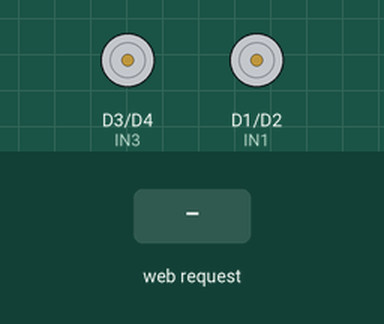
The sketch below on a simulated ESP8266 (NodeMCU). On the bench: motor-driver pin pairs drawn as motors (green arrow = first pin HIGH = forward, orange = second pin HIGH = backward, longer = more drive). The inputs (shaded band) are chosen by the test bench. What the sketch prints to the serial monitor is not drawn.

Above: at 1.2 s.
1.3 s: HTTP request GET /F received
At 2.2 s:
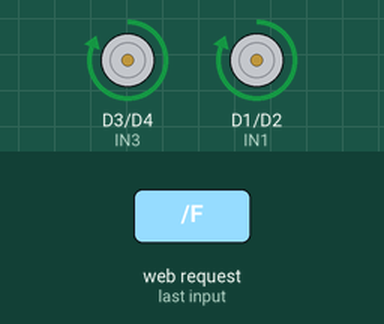
2.8 s: HTTP request GET /B received
At 3.3 s:
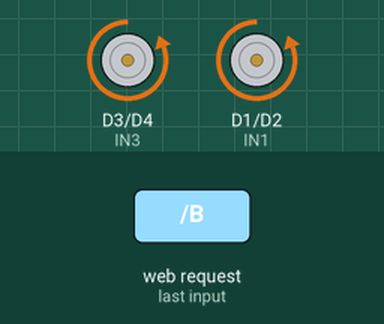
4.3 s: HTTP request GET /L received
At 5.5 s:
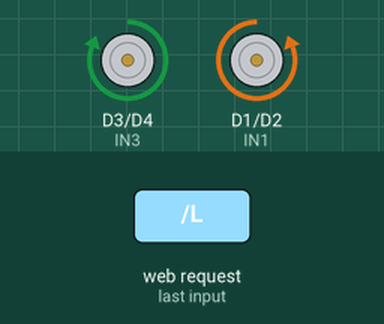
5.8 s: HTTP request GET /R received
At 6.9 s:
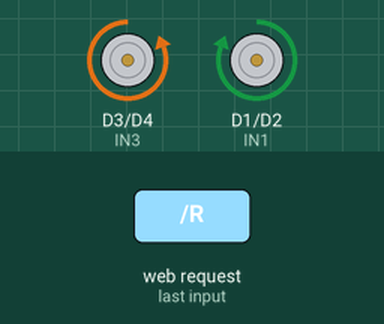
7.3 s: HTTP request GET /S received
At 8.0 s:
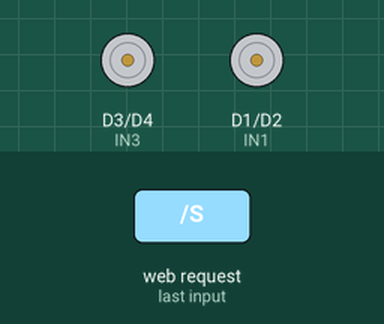
Timing chart, 0 to 9.8 s (numbered marks = the images above; inputs shaded):
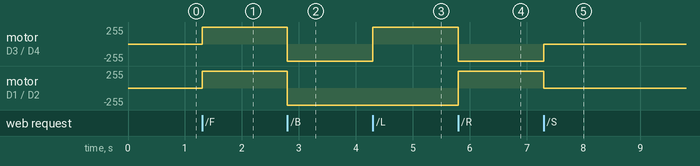

The sketch:

main.ino
```cpp
#include <ESP8266WiFi.h>

const char* ssid = "CarrinhoESP";
const char* password = "12345678";

#define IN1 D1
#define IN2 D2
#define IN3 D3
#define IN4 D4

WiFiServer server(80);

void setup() {
  Serial.begin(115200);
  pinMode(IN1, OUTPUT);
  pinMode(IN2, OUTPUT);
  pinMode(IN3, OUTPUT);
  pinMode(IN4, OUTPUT);

  WiFi.softAP(ssid, password);
  server.begin();

  Serial.println("Carrinho pronto!");
  Serial.print("Conecte-se à rede WiFi: ");
  Serial.println(ssid);
}

void loop() {
  WiFiClient client = server.available();
  if (!client) return;

  String request = client.readStringUntil('\r');
  client.flush();

  if (request.indexOf("/F") != -1) forward();
  else if (request.indexOf("/B") != -1) backward();
  else if (request.indexOf("/L") != -1) left();
  else if (request.indexOf("/R") != -1) right();
  else if (request.indexOf("/S") != -1) stopMotors();

  client.println("HTTP/1.1 200 OK");
  client.println("Content-Type: text/html");
  client.println("");
  client.println("<html><body><h1>Carrinho ESP8266</h1>");
  client.println("<a href=\"/F\">Frente</a><br>");
  client.println("<a href=\"/B\">Ré</a><br>");
  client.println("<a href=\"/L\">Esquerda</a><br>");
  client.println("<a href=\"/R\">Direita</a><br>");
  client.println("<a href=\"/S\">Parar</a><br>");
  client.println("</body></html>");
  delay(10);
}

void forward(){digitalWrite(IN1,HIGH);digitalWrite(IN2,LOW);digitalWrite(IN3,HIGH);digitalWrite(IN4,LOW);}
void backward(){digitalWrite(IN1,LOW);digitalWrite(IN2,HIGH);digitalWrite(IN3,LOW);digitalWrite(IN4,HIGH);}
void left(){digitalWrite(IN1,LOW);digitalWrite(IN2,HIGH);digitalWrite(IN3,HIGH);digitalWrite(IN4,LOW);}
void right(){digitalWrite(IN1,HIGH);digitalWrite(IN2,LOW);digitalWrite(IN3,LOW);digitalWrite(IN4,HIGH);}
void stopMotors(){digitalWrite(IN1,LOW);digitalWrite(IN2,LOW);digitalWrite(IN3,LOW);digitalWrite(IN4,LOW);}
```

Measured:
- after the input at 1.3 s, motor on D3 (IN3) / D4 (IN4), motor on D1 (IN1) / D2 (IN2): stopped → forward 255/255 at once
- after the input at 2.8 s, motor on D3 (IN3) / D4 (IN4), motor on D1 (IN1) / D2 (IN2): forward 255/255 → backward 255/255 at once
- after the input at 4.3 s, motor on D3 (IN3) / D4 (IN4): backward 255/255 → forward 255/255 at once
- after the input at 5.8 s, motor on D3 (IN3) / D4 (IN4): forward 255/255 → backward 255/255 at once; motor on D1 (IN1) / D2 (IN2): backward 255/255 → forward 255/255 at once
- after the input at 7.3 s, motor on D3 (IN3) / D4 (IN4): backward 255/255 → stopped at once; motor on D1 (IN1) / D2 (IN2): forward 255/255 → stopped at once
